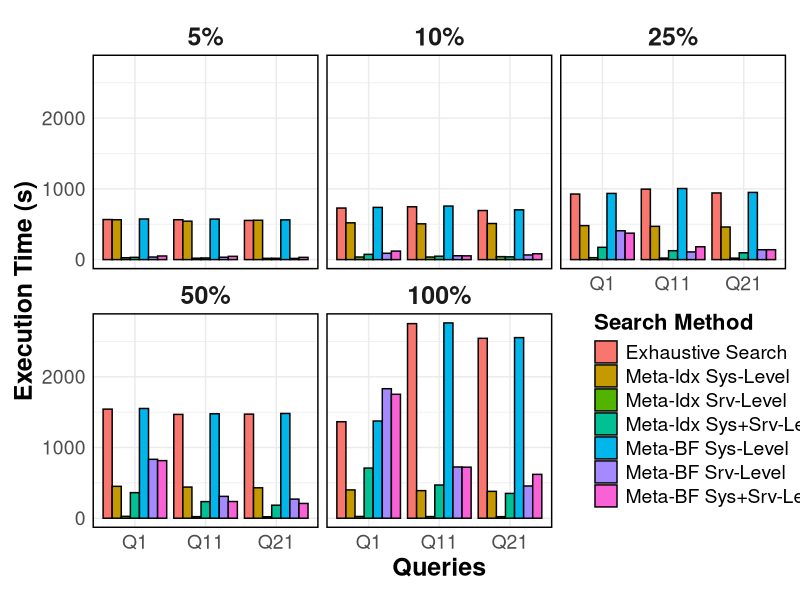

Source code (R):
# Load necessary libraries
library(ggplot2)
library(dplyr)
library(tidyr)

# Define access levels
access_levels <- c("5%", "10%", "25%", "50%", "100%")

# Define search methods (NEW ORDER)
search_methods <- c(
  "Exhaustive Search",
  "Meta-Idx Sys-Level",
  "Meta-Idx Srv-Level",
  "Meta-Idx Sys+Srv-Levels",
  "Meta-BF Sys-Level",
  "Meta-BF Srv-Level",
  "Meta-BF Sys+Srv-Levels"
)

execution_times <- data.frame(
  AccessLevel = rep(access_levels, each = length(search_methods) * 3),
  QuerySize = rep(c("Q1","Q11","Q21"), times = length(access_levels) * length(search_methods)),
  ExecutionTime = c(
    
    # ---------- 5% ----------
    566.70,564.02,553.83,          # Exhaustive
    563.79,543.50,556.45,          # Meta-Idx Sys-Level
    26.55,19.77,18.14,             # Meta-Idx Srv-Level
    31.92,23.19,18.43,             # Meta-Idx Sys+Srv-Levels
    574.30,573.1,561.9,          # Meta-BF Sys-Level 
    36.51,33.66,17.00,             # Meta-BF Srv-Level 
    51.0932,46.15568,31.83582,           # Meta-BF Sys+Srv-Levels 
    
    # ---------- 10% ----------
    728.87248,746.75224,693.92985,
    520.12,505.89,510.34,
    36.60066,36.60066,41.96217,
    74.31134,47.81873,39.02741,
    738.40,756.8,703.6, #(placeholder)
    89.32836,54.28367,65.82481,#(placeholder)
    120.39008,53.01375,82.51843,
    
    # ---------- 25% ----------
    926.76629,996.25702,942.21388,
    480.56,470.23,460.90,
    27.34,21.78,20.56,
    173.80805,126.0166,96.32103,
    935.76629,1005,950,#(placeholder)
    407.89239,108.57816,139.32145,#(placeholder)
    373.70549,181.52797,139.97637,
    
    # ---------- 50% ----------
    1542.7326,1467.97753,1472.06777,
    450.78,440.56,430.23,
    26.78,22.45,21.12,
    362.00407,234.95416,184.25113,
    1551.6,1476.90,1481.37,#(placeholder)
    833.03814,309.06597,270.41087,#(placeholder)
    814.53831,236.3315,209.08558,
    
    # ---------- 100% ----------
    1364.48379,2751.51943,2543.80241,
    400.45,390.23,380.12,
    25.12,23.56,22.34,
    709.29884,469.78311,350.91208,
    1374.48,2761.53,2553.80,#(placeholder)
    1831.38941,724.60702,455.88027,#(placeholder)
    1752.45742,722.0498,620.22309
  ),
  
  Method = rep(search_methods, each = 3, times = length(access_levels))
)

# Ensure correct access level order
execution_times$AccessLevel <- factor(
  execution_times$AccessLevel,
  levels = c("5%","10%","25%","50%","100%")
)

# Ensure correct method order
execution_times$Method <- factor(
  execution_times$Method,
  levels = search_methods
)

# Plot
ggplot(execution_times, aes(x = QuerySize, y = ExecutionTime, fill = Method)) +
  geom_bar(stat="identity", position="dodge", color="black") +
  facet_wrap(~AccessLevel) +
  labs(
    x="Queries",
    y="Execution Time (s)",
    fill="Search Method"
  ) +
  theme_minimal() +
  theme(
    panel.border = element_rect(color="black", fill=NA, size=1),
    text = element_text(size=18),
    axis.text = element_text(size=14),
    axis.title = element_text(size=18, face="bold"),
    legend.title = element_text(size=16, face="bold"),
    legend.text = element_text(size=14),
    legend.position = c(0.90,0.25),
    plot.margin = margin(10,10,10,10),
    strip.text = element_text(size=18, face="bold"),
    aspect.ratio = 0.95
  )
